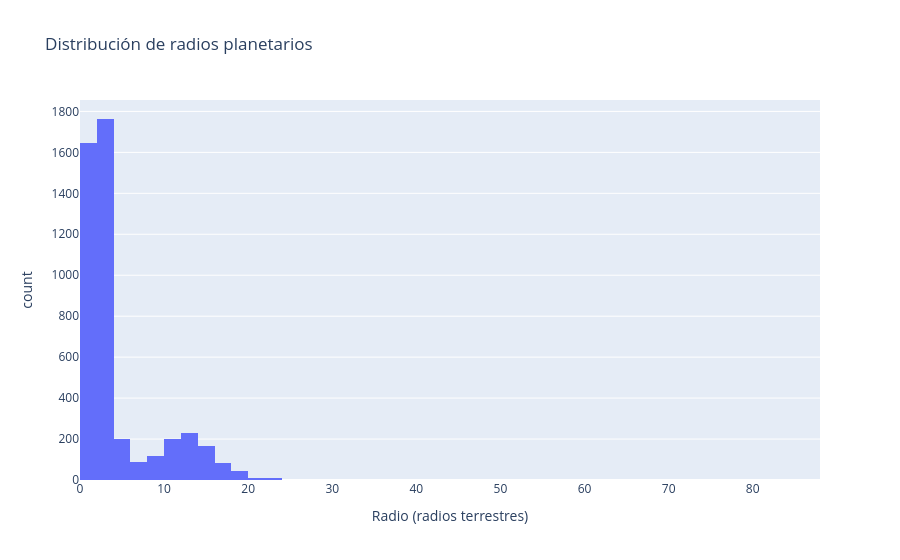

The notebook cell saved with this chart:
### Code cell
import plotly.express as px

fig = px.histogram(
    df.dropna(subset=['pl_rade']),
    x='pl_rade',
    nbins=50,
    title='Distribución de radios planetarios',
    labels={'pl_rade': 'Radio (radios terrestres)'}
)
fig.show()

### Figure 1 — Plotly figure (JSON) as saved in the notebook; plotly's stock layout.template omitted (floating-point values rounded to 4 significant figures; data arrays with more than 128 entries replaced by an {"elided": "..."} marker saying what was removed)
{"data": [{"bingroup": "x", "hovertemplate": "Radio (radios terrestres)=%{x}<br>count=%{y}<extra></extra>", "legendgroup": "", "marker": {"color": "#636efa", "pattern": {"shape": ""}}, "name": "", "nbinsx": 50, "orientation": "v", "showlegend": false, "type": "histogram", "x": {"elided": "4565 float values"}, "xaxis": "x", "yaxis": "y"}], "layout": {"barmode": "relative", "legend": {"tracegroupgap": 0}, "title": {"text": "Distribución de radios planetarios"}, "xaxis": {"anchor": "y", "domain": [0, 1], "title": {"text": "Radio (radios terrestres)"}}, "yaxis": {"anchor": "x", "domain": [0, 1], "title": {"text": "count"}}}}
